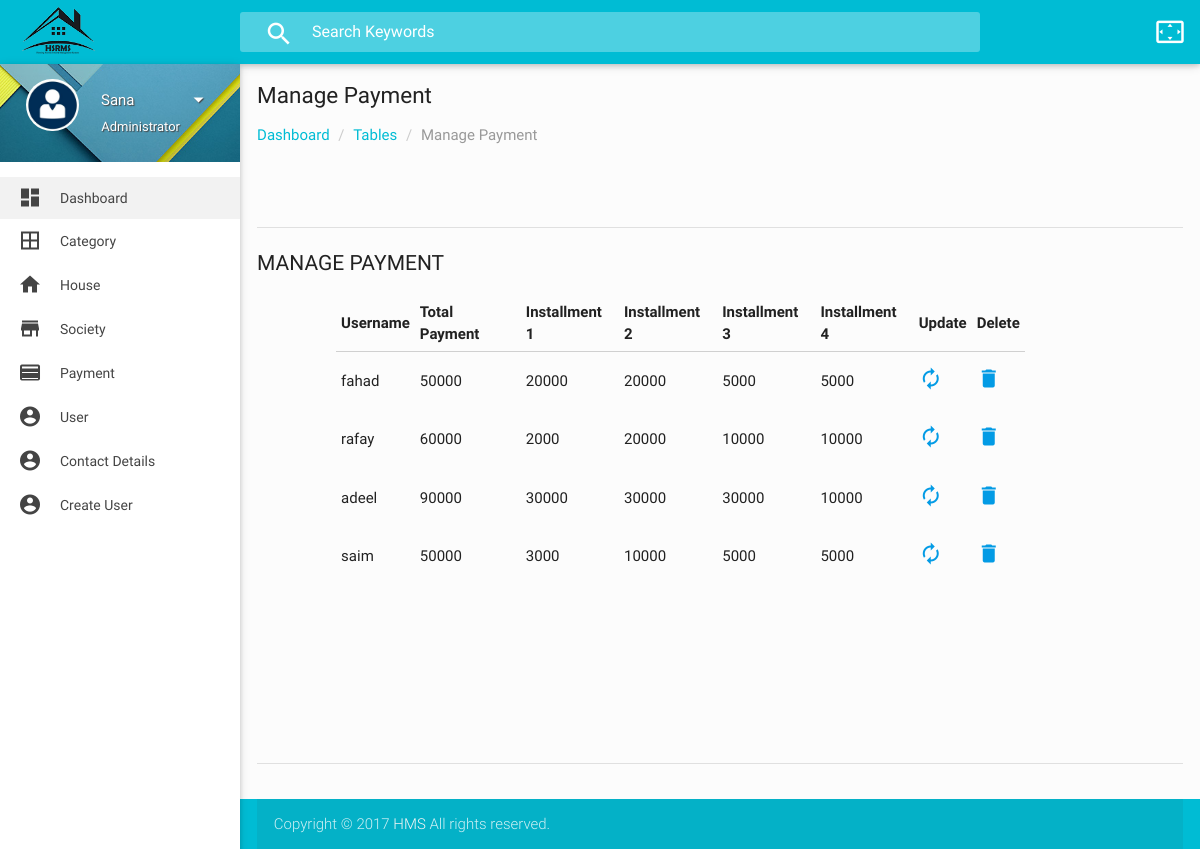
/layout02/layout02/manage_payment_form.php (signed in), run on the app's committed database.
### tables this page shows
CREATE TABLE `payment` (
  `id` int(11) NOT NULL,
  `username` varchar(100) NOT NULL,
  `total_payments` int(11) NOT NULL,
  `installment_1` int(11) NOT NULL,
  `installment_2` int(11) NOT NULL,
  `installment_3` int(11) NOT NULL,
  `installment_4` int(11) NOT NULL,
  `userid` int(11) DEFAULT NULL
);

### layout02/layout02/manage_payment_form.php (the view, shortened to what this page needs)
<?php include "header.php";?>
<?php include "sidebar.php";?>
<div class="container">
            <div class="row">
              <div class="col s12 m12 l12">
                <h5 class="breadcrumbs-title">Manage Payment</h5>
                <ol class="breadcrumb">
                    <li><a href="dashboard.php">Dashboard</a></li>
                    <li><a href="#">Tables</a></li>
                    <li class="active">Manage Payment</li>
                </ol>
              </div>
            </div>
          </div>
        </div>
        <div class="container">
          <div class="section">
            <div class="divider"></div>
            <div id="table-datatables">
              <h4 class="header">Manage Payment</h4>
              <div class="row">
                <div class="col s12 m8 l9 offset-l1">
                  <table id="data-table-simple" class="responsive-table display" cellspacing="0">
                    <thead>
                        <tr>
                            <th>Username</th>
                            <th>Total Payment</th>
                            <th>Installment 1</th>
                            <th>Installment 2</th>
                            <th>Installment 3</th>
                            <th>Installment 4</th>
                            <th>Update</th>
                            <th>Delete</th>
                        </tr>
                    </thead>
                    <?php
                        include "connection/connect.php";
                        $qry = "SELECT * FROM payment";
                        $result = mysqli_query($conn,$qry);
                        while($row = mysqli_fetch_assoc($result)){?>
                    <tbody>
                        <tr>
                            <td><?php echo $row['username']?></td>
                            <td><?php echo $row['total_payments']?></td>
                            <td><?php echo $row['installment_1']?></td>
                            <td><?php echo $row['installment_2']?></td>
                            <td><?php echo $row['installment_3']?></td>
                            <td><?php echo $row['installment_4']?></td>
                           <td><a href="edite_pay_form.php?pay_edt=<?php echo $row['id'];?>"><i class="mdi-action-autorenew"></i></a></td>
                            <td><a href="delete_pay.php?pay_del=<?php echo $row['id'];?>"><i class="mdi-action-delete"></i></a></td>
                        </tr>
                    </tbody>
                        <?php } ?>
                  </table>
                </div>
              </div>
            </div>
            <br><br><br><br><br><br><br>
            <div class="divider"></div>
        </div>
      </div>
      </div>
     <?php include "footer.php"; ?>

### layout02/layout02/css/style.css (style rules this page uses)
body { background-color: #fcfcfc; }
.container { padding: 0 0.5rem; margin: 0 auto; max-width: 100% !important; width: 98%; }
@media only screen and (min-width: 601px) { .container { width: 98%; } }
@media only screen and (min-width: 993px) { .container { width: 98%; } }
h4.header { font-size: 1.5rem; line-height: 2.508rem; margin: 1.14rem 0 0.912rem 0; }
h4.header { font-size: 1.4rem; font-weight: 400; text-transform: uppercase; }
.breadcrumb { padding: 0px; margin: 15px 0px; list-style: none; }
.breadcrumbs-title { font-size: 1.5rem; line-height: 1.804rem; margin: 18px 0px 0px 0px; }
.breadcrumb > li { display: inline-block; }
.breadcrumb a { color: #00bcd4; }
.breadcrumb .active { font-weight: normal; color: #999; }
.breadcrumb > li + li:before { padding: 0 5px; color: #ccc; content: "/\00a0"; }
#flotchart td, th { padding: 5px; }

### data on the page
payment: username "fahad", total_payments "50000", installment_1 "20000", installment_2 "20000", installment_3 "5000", installment_4 "5000"
payment: username "rafay", total_payments "60000", installment_1 "2000", installment_2 "20000", installment_3 "10000", installment_4 "10000"
payment: username "adeel", total_payments "90000", installment_1 "30000", installment_2 "30000", installment_3 "30000", installment_4 "10000"
payment: username "saim", total_payments "50000", installment_1 "3000", installment_2 "10000", installment_3 "5000", installment_4 "5000"

### other printed values
$_SESSION['user_name'] "Sana"
